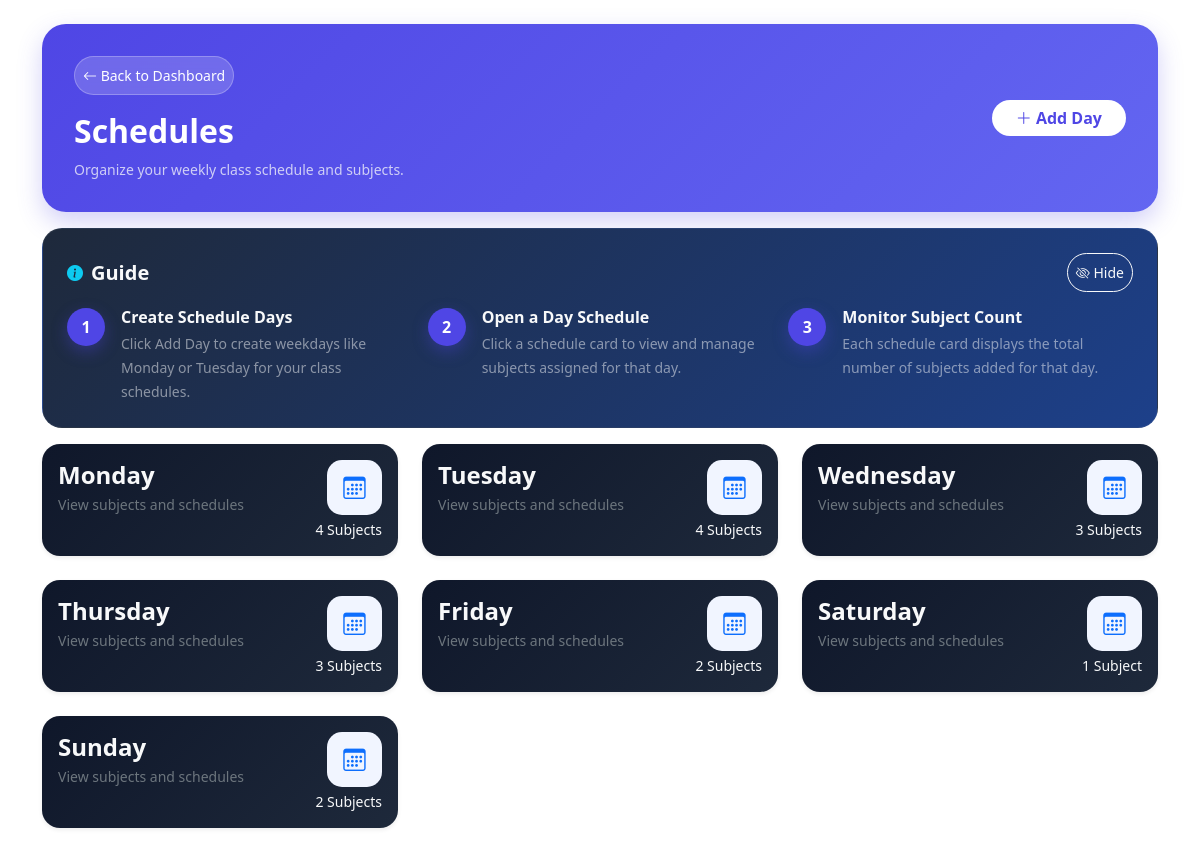
The app's page /dashboard/schedules.php (signed in) with its own data.
### tables this page shows
CREATE TABLE `schedule_days` (
  `id` int(11) NOT NULL,
  `user_id` int(11) NOT NULL,
  `day_name` varchar(20) NOT NULL
);

### dashboard/process_schedules.php (called while the page is built, shortened)
<?php
require '../includes/db.php';
$user_id = $_SESSION['user']['id'];
$stmt = $conn->prepare("
    SELECT
        schedule_days.*,
        COUNT(schedules.id) AS subject_count
    FROM schedule_days
    LEFT JOIN schedules
        ON schedules.day_id = schedule_days.id
    WHERE schedule_days.user_id = ?
    GROUP BY schedule_days.id
    ORDER BY FIELD(schedule_days.day_name,
        'Monday',
        'Tuesday',
        'Wednesday',
        'Thursday',
        'Friday',
        'Saturday',
        'Sunday'
    )
");
$stmt->bind_param("i", $user_id);
$stmt->execute();
$days = $stmt->get_result();
?>

### dashboard/schedules.php (the view, shortened to what this page needs)
<?php
include 'process_schedules.php';
include '../includes/header.php';
?>
<link href="../assets/css/schedules.css" rel="stylesheet">
</head>
<body>
<div class="container py-4">
    <div class="welcome-card mb-3">
        <div class="row align-items-center g-4">
            <div class="col-12 col-lg-8">
                <a href="index.php"
                    class="btn btn-light btn-sm mb-3 rounded-pill p-2">
                    <i class="bi bi-arrow-left"></i>
                    Back to Dashboard
                </a>
                <h2 class="fw-bold text-white mb-2 lh-sm">
                    Schedules
                </h2>
                <p class="mb-0 text-light opacity-75 small">
                    Organize your weekly class schedule and subjects.
                </p>
            </div>
            <div class="col-12 col-lg-4 text-lg-end">
                <button class="btn btn-light fw-semibold rounded-pill px-4"
                        data-bs-toggle="modal"
                        data-bs-target="#addDayModal">
                    <i class="bi bi-plus-lg"></i>
                    Add Day
                </button>
            </div>
        </div>
    </div>
    <div class="guide-card mb-3" id="guideCard">
        <div class="d-flex justify-content-between align-items-center mb-3">
            <div class="d-flex align-items-center gap-2">
                <i class="bi bi-info-circle-fill text-info"></i>
                <h5 class="fw-bold text-light mb-0">
                    Guide
                </h5>
            </div>
            <button class="btn btn-sm btn-outline-light rounded-pill p-2"
                    onclick="hideGuide()">
                <i class="bi bi-eye-slash"></i>
                Hide
            </button>
        </div>
        <div class="row g-3">
            <div class="col-md-4">
                <div class="guide-step">
                    <div class="guide-badge">
                        1
                    </div>
                    <div>
                        <h6 class="fw-semibold text-light mb-1">
                            Create Schedule Days
                        </h6>
                        <small class="text-light opacity-50">
                            Click Add Day to create weekdays like Monday or Tuesday for your class schedules.
                        </small>
                    </div>
                </div>
            </div>
            <div class="col-md-4">
                <div class="guide-step">
                    <div class="guide-badge">
                        2
                    </div>
                    <div>
                        <h6 class="fw-semibold text-light mb-1">
                            Open a Day Schedule
                        </h6>
                        <small class="text-light opacity-50">
                            Click a schedule card to view and manage subjects assigned for that day.
                        </small>
                    </div>
                </div>
            </div>
            <div class="col-md-4">
                <div class="guide-step">
                    <div class="guide-badge">
                        3
                    </div>
                    <div>
                        <h6 class="fw-semibold text-light mb-1">
                            Monitor Subject Count
                        </h6>
                        <small class="text-light opacity-50">
                            Each schedule card displays the total number of subjects added for that day.
                        </small>
                    </div>
                </div>
            </div>
        </div>
    </div>
    <div class="row g-4">
        <?php if ($days->num_rows > 0): ?>
            <?php while ($day = $days->fetch_assoc()): ?>
                <div class="col-12 col-md-6 col-lg-4">
                    <a href="day_schedule.php?id=<?= $day['id']; ?>"
                       class="text-decoration-none">
                        <div class="card shadow-sm border-0 h-100 schedule-card">
                            <div class="card-body">
                                <div class="d-flex justify-content-between align-items-center">
                                    <div>
                                        <h4 class="fw-bold text-light mb-1">
                                            <?= htmlspecialchars($day['day_name']); ?>
                                        </h4>
                                        <p class=" text-secondary small mb-0">
                                            View subjects and schedules
                                        </p>
                                    </div>
                                    <div class="schedule-icon">
                                        <i class="bi bi-calendar3"></i>
                                    </div>
                                </div>
                                <p class="text-light small text-end mt-1 mb-0">
                                    <?= $day['subject_count']; ?> Subject<?= $day['subject_count'] != 1 ? 's' : ''; ?>
                                </p>
                            </div>
                        </div>
                    </a>
                </div>
            <?php endwhile; ?>
        <?php endif; ?>
    </div>
</div>
</body>
</html>

### assets/css/schedules.css (style rules this page uses)
.schedule-card { background: linear-gradient(135deg, #0f172a, #1e293b) !important; transition: 0.2s ease; border-radius: 18px; }
.schedule-icon { width: 55px; height: 55px; border-radius: 15px; background: #f1f5ff; display: flex; align-items: center; justify-content: center; font-size: 1.4rem; color: #0d6efd; }
.welcome-card { background: linear-gradient(135deg, #4f46e5, #6366f1); border-radius: 24px; padding: 2rem; box-shadow: 0 10px 25px rgba(79, 70, 229, 0.25); }
.welcome-card .btn-light { background: rgba(255,255,255,0.18); border: 1px solid rgba(255,255,255,0.25); color: #fff; transition: 0.2s ease; backdrop-filter: blur(6px); }
.welcome-card .btn-light.fw-semibold { background: #fff; color: #4f46e5; border: none; }
.guide-card { background: linear-gradient(135deg, #1e293b, #1d408a ); border-radius: 20px; padding: 1.5rem; border: 1px solid rgba(255,255,255,0.05); }
.guide-step { display: flex; gap: 1rem; align-items: flex-start; }
.guide-badge { width: 38px; height: 38px; border-radius: 50%; background: #4f46e5; color: #fff; font-weight: 700; display: flex; align-items: center; justify-content: center; flex-shrink: 0; box-shadow: 0 6px 16px rgba(79,70,229,0.35); }

### records on screen
schedule_days: day_name "Monday", subject_count "4"
schedule_days: day_name "Tuesday", subject_count "4"
schedule_days: day_name "Wednesday", subject_count "3"
schedule_days: day_name "Thursday", subject_count "3"
schedule_days: day_name "Friday", subject_count "2"
schedule_days: day_name "Saturday", subject_count "1"
schedule_days: day_name "Sunday", subject_count "2"
